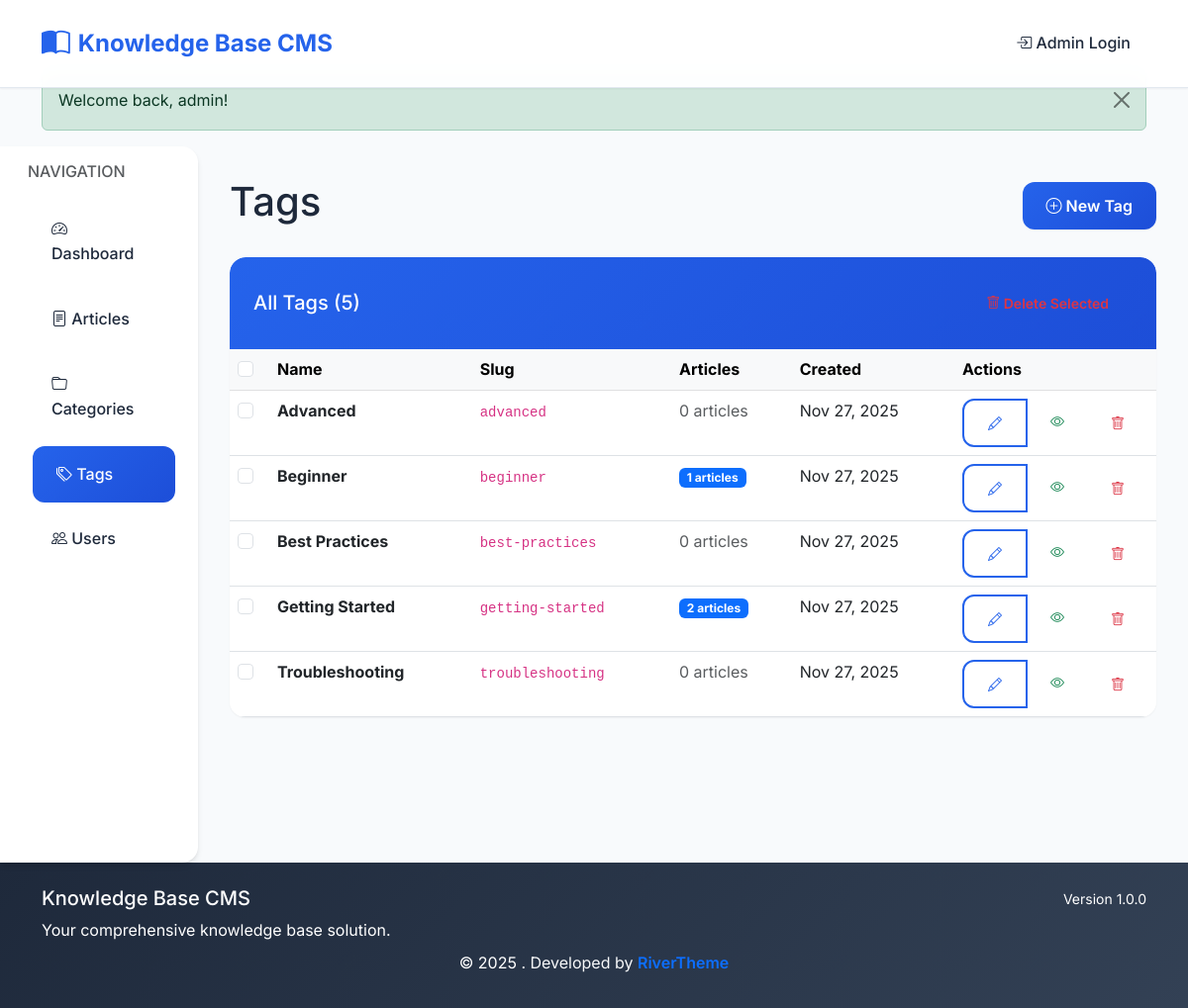
Page /admin/tags.php (signed in) on the committed database.
### tables this page shows
CREATE TABLE tags (
    id INT AUTO_INCREMENT PRIMARY KEY,
    name VARCHAR(50) NOT NULL UNIQUE,
    slug VARCHAR(50) NOT NULL UNIQUE,
    created_at TIMESTAMP DEFAULT CURRENT_TIMESTAMP
);

### includes/bootstrap.php (called while the page is built, shortened)
<?php
require_once __DIR__ . '/Database.php';
require_once __DIR__ . '/functions.php';
$db = new Database();
function includeHeader($title = '', $additionalCSS = []) {
    include __DIR__ . '/../templates/header.php';
}
function includeFooter($additionalJS = []) {
    include __DIR__ . '/../templates/footer.php';
}
?>

### includes/Database.php (called while the page is built, shortened)
<?php
class Database {
    private $host;
    private $dbname;
    private $username;
    private $password;
    private $charset;
    private $pdo;
    public function __construct() {
        $this->host = DB_HOST;
        $this->dbname = DB_NAME;
        $this->username = DB_USER;
        $this->password = DB_PASS;
        $this->charset = DB_CHARSET;
    }
    public function connect() {
        if ($this->pdo === null) {
            $dsn = "mysql:host={$this->host};dbname={$this->dbname};charset={$this->charset}";
            $options = [
                PDO::ATTR_ERRMODE => PDO::ERRMODE_EXCEPTION,
                PDO::ATTR_DEFAULT_FETCH_MODE => PDO::FETCH_ASSOC,
                PDO::ATTR_EMULATE_PREPARES => false,
            ];
            try {
                $this->pdo = new PDO($dsn, $this->username, $this->password, $options);
            } catch (PDOException $e) {
                throw new Exception("Database connection failed: " . $e->getMessage());
            }
        }
        return $this->pdo;
    }
    public function query($sql, $params = []) {
        try {
            $pdo = $this->connect();
            $stmt = $pdo->prepare($sql);
            $stmt->execute($params);
            return $stmt;
        } catch (PDOException $e) {
            throw new Exception("Query execution failed: " . $e->getMessage());
        }
    }
    public function fetchAll($sql, $params = []) {
        $stmt = $this->query($sql, $params);
        return $stmt->fetchAll();
    }
}
?>

### admin/tags.php (the view, shortened to what this page needs)
<?php
require_once '../includes/bootstrap.php';
$action = getGet('action', 'list');
switch ($action) {
    default:
        showTagList();
        break;
}
function showTagList() {
    global $db, $auth;
    $sql = "SELECT t.*, COUNT(at.article_id) as article_count
            FROM tags t
            LEFT JOIN article_tags at ON t.id = at.tag_id
            GROUP BY t.id
            ORDER BY t.name";
    $tags = $db->fetchAll($sql);
    ?>
    <div class="container-fluid">
        <div class="row">
            <div class="col-md-3 col-lg-2 sidebar">
                <div class="py-3">
                    <h6 class="text-muted px-3 mb-3">NAVIGATION</h6>
                    <nav class="nav flex-column">
                        <a class="nav-link" href="index.php">
                            <i class="bi bi-speedometer2"></i> Dashboard
                        </a>
                        <a class="nav-link" href="articles.php">
                            <i class="bi bi-file-text"></i> Articles
                        </a>
                        <a class="nav-link" href="categories.php">
                            <i class="bi bi-folder"></i> Categories
                        </a>
                        <a class="nav-link active" href="tags.php">
                            <i class="bi bi-tags"></i> Tags
                        </a>
                        <a class="nav-link" href="users.php">
                            <i class="bi bi-people"></i> Users
                        </a>
                    </nav>
                </div>
            </div>
            <div class="col-md-9 col-lg-10 content-area">
                <div class="d-flex justify-content-between align-items-center mb-4">
                    <h1>Tags</h1>
                    <a href="tags.php?action=new" class="btn btn-primary">
                        <i class="bi bi-plus-circle"></i> New Tag
                    </a>
                </div>
                <div class="card">
                    <div class="card-header">
                        <div class="row align-items-center">
                            <div class="col">
                                <h5 class="mb-0">All Tags (<?php echo count($tags); ?>)</h5>
                            </div>
                            <div class="col-auto">
                                <form method="POST" action="tags.php" id="bulkForm">
                                    <button type="submit" class="btn btn-outline-danger btn-sm" onclick="return confirmBulkDelete()">
                                        <i class="bi bi-trash"></i> Delete Selected
                                    </button>
                                </form>
                            </div>
                        </div>
                    </div>
                    <div class="card-body p-0">
                        <?php if (empty($tags)): ?>
                            <div class="text-center py-5">
                                <i class="bi bi-tags fs-1 text-muted"></i>
                                <p class="text-muted mt-2">No tags found.</p>
                                <a href="tags.php?action=new" class="btn btn-primary">Create Your First Tag</a>
                            </div>
                        <?php else: ?>
                            <div class="table-responsive">
                                <table class="table table-hover mb-0">
                                    <thead class="table-light">
                                        <tr>
                                            <th width="40">
                                                <input type="checkbox" id="selectAll" class="form-check-input">
                                            </th>
                                            <th>Name</th>
                                            <th>Slug</th>
                                            <th>Articles</th>
                                            <th>Created</th>
                                            <th width="120">Actions</th>
                                        </tr>
                                    </thead>
                                    <tbody>
                                        <?php foreach ($tags as $tag): ?>
                                            <tr>
                                                <td>
                                                    <input type="checkbox" name="selected_tags[]"
                                                           value="<?php echo $tag['id']; ?>"
                                                           class="form-check-input tag-checkbox">
                                                </td>
                                                <td>
                                                    <div class="fw-bold">
                                                        <?php echo htmlspecialchars($tag['name']); ?>
                                                    </div>
                                                </td>
                                                <td>
                                                    <code><?php echo htmlspecialchars($tag['slug']); ?></code>
                                                </td>
                                                <td>
                                                    <?php if ($tag['article_count'] > 0): ?>
                                                        <a href="articles.php?search=<?php echo urlencode($tag['name']); ?>"
                                                           class="badge bg-primary text-decoration-none">
                                                            <?php echo number_format($tag['article_count']); ?> articles
                                                        </a>
                                                    <?php else: ?>
                                                        <span class="text-muted">0 articles</span>
                                                    <?php endif; ?>
                                                </td>
                                                <td><?php echo formatDate($tag['created_at']); ?></td>
                                                <td>
                                                    <div class="btn-group btn-group-sm">
                                                        <a href="tags.php?action=edit&id=<?php echo $tag['id']; ?>"
                                                           class="btn btn-outline-primary" title="Edit">
                                                            <i class="bi bi-pencil"></i>
                                                        </a>
                                                        <a href="../search.php?q=<?php echo urlencode($tag['name']); ?>"
                                                           class="btn btn-outline-success" title="View" target="_blank">
                                                            <i class="bi bi-eye"></i>
                                                        </a>
                                                        <button type="button" class="btn btn-outline-danger"
                                                                onclick="deleteTag(<?php echo $tag['id']; ?>)" title="Delete">
                                                            <i class="bi bi-trash"></i>
                                                        </button>
                                                    </div>
                                                </td>
                                            </tr>
                                        <?php endforeach; ?>
                                    </tbody>
                                </table>
                            </div>
                        <?php endif; ?>
                    </div>
                </div>
            </div>
        </div>
    </div>
    <?php
}
    ?>

### templates/header.php (style rules this page uses)
:root { --primary-color: #2563eb; --primary-dark: #1d4ed8; --secondary-color: #64748b; --success-color: #10b981; --warning-color: #f59e0b; --danger-color: #ef4444; --light-bg: #f8fafc; --dark-text: #1e293b; --border-color: #e2e8f0; --shadow-sm: 0 1px 2px 0 rgb(0 0 0 / 0.05); --shadow-md: 0 4px 6px -1px rgb(0 0 0 / 0.1), 0 2px 4px -2px rgb(0 0 0 / 0.1); --shadow-lg: 0 10px 15px -3px rgb(0 0 0 / 0.1), 0 4px 6px -4px rgb(0 0 0 / 0.1); }
* { box-sizing: border-box; }
body { font-family: 'Inter', -apple-system, BlinkMacSystemFont, 'Segoe UI', Roboto, sans-serif; background-color: var(--light-bg); color: var(--dark-text); line-height: 1.6; }
.card { border: none; box-shadow: var(--shadow-sm); border-radius: 1rem; transition: all 0.3s ease; overflow: hidden; }
.card-header { background: linear-gradient(135deg, var(--primary-color) 0%, var(--primary-dark) 100%); color: white; border-radius: 1rem 1rem 0 0 !important; border: none; padding: 1.5rem; }
.btn { border-radius: 0.75rem; font-weight: 600; padding: 0.75rem 1.5rem; transition: all 0.3s ease; border: none; }
.btn-primary { background: linear-gradient(135deg, var(--primary-color) 0%, var(--primary-dark) 100%); box-shadow: var(--shadow-sm); }
.btn-outline-primary { border: 2px solid var(--primary-color); color: var(--primary-color); }
.sidebar { background: white; min-height: calc(100vh - 76px); box-shadow: var(--shadow-md); border-radius: 0 1rem 1rem 0; }
.sidebar .nav-link { color: var(--dark-text); padding: 1rem 1.5rem; border-radius: 0.75rem; margin: 0.25rem 1rem; font-weight: 500; transition: all 0.3s ease; }
.sidebar .nav-link:hover, .sidebar .nav-link.active { background: linear-gradient(135deg, var(--primary-color) 0%, var(--primary-dark) 100%); color: white; transform: translateX(5px); }
.content-area { padding: 2rem; }

### rows in the picture
tags: name "Advanced", slug "advanced", shows "0 articles", created_at "Nov 27, 2025"
tags: name "Beginner", slug "beginner", article_count "1", created_at "Nov 27, 2025"
tags: name "Best Practices", slug "best-practices", shows "0 articles", created_at "Nov 27, 2025"
tags: name "Getting Started", slug "getting-started", article_count "2", created_at "Nov 27, 2025"
tags: name "Troubleshooting", slug "troubleshooting", shows "0 articles", created_at "Nov 27, 2025"

### other values in the picture
SITE_NAME "Knowledge Base CMS"
count($tags) "5"
